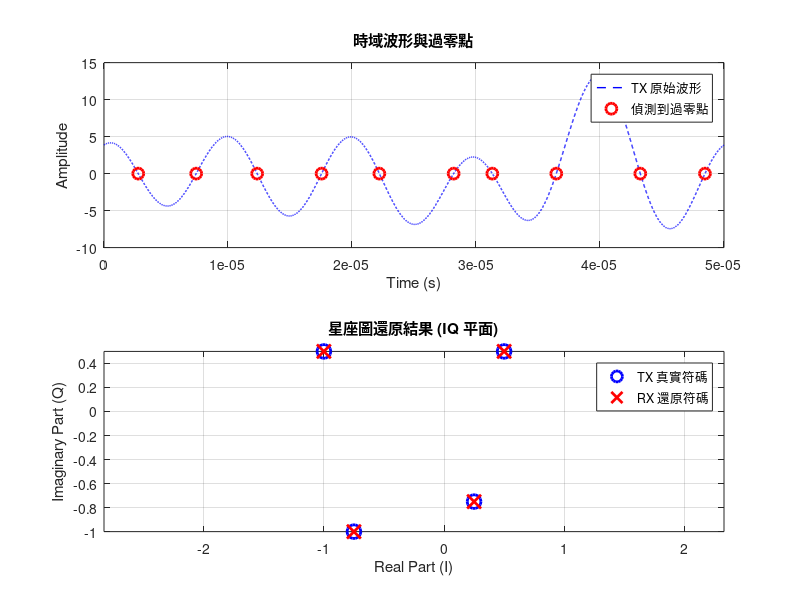

This chart was generated by the following MATLAB code:
%% ZCD_Vieta_End_to_End_Simulation.m
clear; clc; close all;

disp('======================================================');
disp('   ZCD 零點遷移與韋達還原 端到端模擬 ');
disp('======================================================');

% ========================================================
% 1. 系統參數設定
% ========================================================
f0 = 20e3;              % 基頻 (20kHz)
M = 4;                  % 資料子載波數量 (M=4)
fs = 1000 * f0 * (M+1); 
T = 1/f0;               % 1 個 OFDM 符號的時間
t = 0 : 1/fs : T - 1/fs; 

% ========================================================
% 2. TX: 發射端 (零點遷移 Zero Relocation)
% ========================================================
% 原始複數符碼 (Data Symbols)
ak_truth = [0.5+0.5i; -1+0.5i; -0.75-1i; 0.25-0.75i];

% 計算零點遷移強載波，確保所有根落在單位圓上
% 最高次項必須大於等於所有係數總和的一半
aM_carrier = (sum(abs(ak_truth)) / 2) + 1; 

fprintf('\n[TX 端] 準備發射的訊號:\n');
for k=1:M
    fprintf('a%d : %6.4f %+.4fi\n', k, real(ak_truth(k)), imag(ak_truth(k)));
end
fprintf('強載波 aM : %.4f\n', aM_carrier);

% 生成實數時域波形 (具備共軛倒數特性)
s_tx = zeros(size(t));
for k = 1:M
    % 取實部等同於加入了 a_k 與 a_k* 的共軛對稱
    s_tx = s_tx + 2 * real(ak_truth(k) * exp(1j * 2*pi * k * f0 * t));
end
% 加入最高頻的強載波 (M+1)
rx_signal = s_tx + 2 * real(aM_carrier * exp(1j * 2*pi * (M+1) * f0 * t));


% ========================================================
% 4. RX: 接收端 (尋找過零點 ZCD)
% ========================================================
% 尋找正負交替的索引值 (模擬過零點檢測器)
idx = find(rx_signal(1:end-1) .* rx_signal(2:end) < 0);

% 線性內插，精準找出穿過 0 伏特的瞬間時間 tk
y1 = rx_signal(idx); 
y2 = rx_signal(idx+1);
t1 = t(idx); 
dt = 1/fs;
tk_measured = t1 + (0 - y1) ./ (y2 - y1) * dt;

expected_roots = 2 * (M + 1);
fprintf('\n[RX 端] ZCD 偵測: 找到 %d 個過零點 (理論應為 %d 個)\n', length(tk_measured), expected_roots);

% ========================================================
% 5. 韋達定理還原 (Vieta Reconstruction)
% ========================================================
% (A) 將時間映射為複數平面單位圓上的根 (Roots)
rk_measured = exp(1j * 2*pi * f0 * tk_measured);

% (B) 韋達定理展開成多項式 (MATLAB poly函數底層即為韋達定理)
p_recon = poly(rk_measured).';

% (C) 比例校正 (Scaling)
% 接收端除以展開後的首項，並乘回已知的 TX 強載波
scale = aM_carrier / p_recon(1); 
p_scaled = p_recon * scale;

% (D) 提取出共軛係數並還原
% 取出中間偏右的部分，這對應到共軛倒數的訊號特徵
mid = (length(p_scaled) + 1) / 2;
conj_part = p_scaled(mid+1 : mid+M);
ak_recovered = conj(conj_part).'; % 轉置並取共軛

fprintf('\n[解調結果] 透過韋達定理還原的符碼 :\n');
for k=1:M
    fprintf('a%d : %6.4f %+.4fi (誤差: %.4e)\n', ...
        k, real(ak_recovered(k)), imag(ak_recovered(k)), abs(ak_truth(k)-ak_recovered(k)));
end

% ========================================================
% 6. 視覺化繪圖
% ========================================================
figure('Name', 'ZCD & Vieta Demodulation', 'Color', 'w');

subplot(2,1,1);
plot(t, rx_signal, 'b--', 'LineWidth', 1, 'DisplayName', 'TX 原始波形'); hold on;
plot(tk_measured, zeros(size(tk_measured)), 'ro', 'MarkerSize', 8, 'LineWidth', 2, 'DisplayName', '偵測到過零點');
title('時域波形與過零點');
xlabel('Time (s)'); ylabel('Amplitude');
legend('Location', 'best'); grid on;

subplot(2,1,2);
plot(real(ak_truth), imag(ak_truth), 'bo', 'MarkerSize', 10, 'LineWidth', 2, 'DisplayName', 'TX 真實符碼'); hold on;
plot(real(ak_recovered), imag(ak_recovered), 'rx', 'MarkerSize', 10, 'LineWidth', 2, 'DisplayName', 'RX 還原符碼');
title('星座圖還原結果 (IQ 平面)');
xlabel('Real Part (I)'); ylabel('Imaginary Part (Q)');
legend('Location', 'best'); grid on; axis equal;
